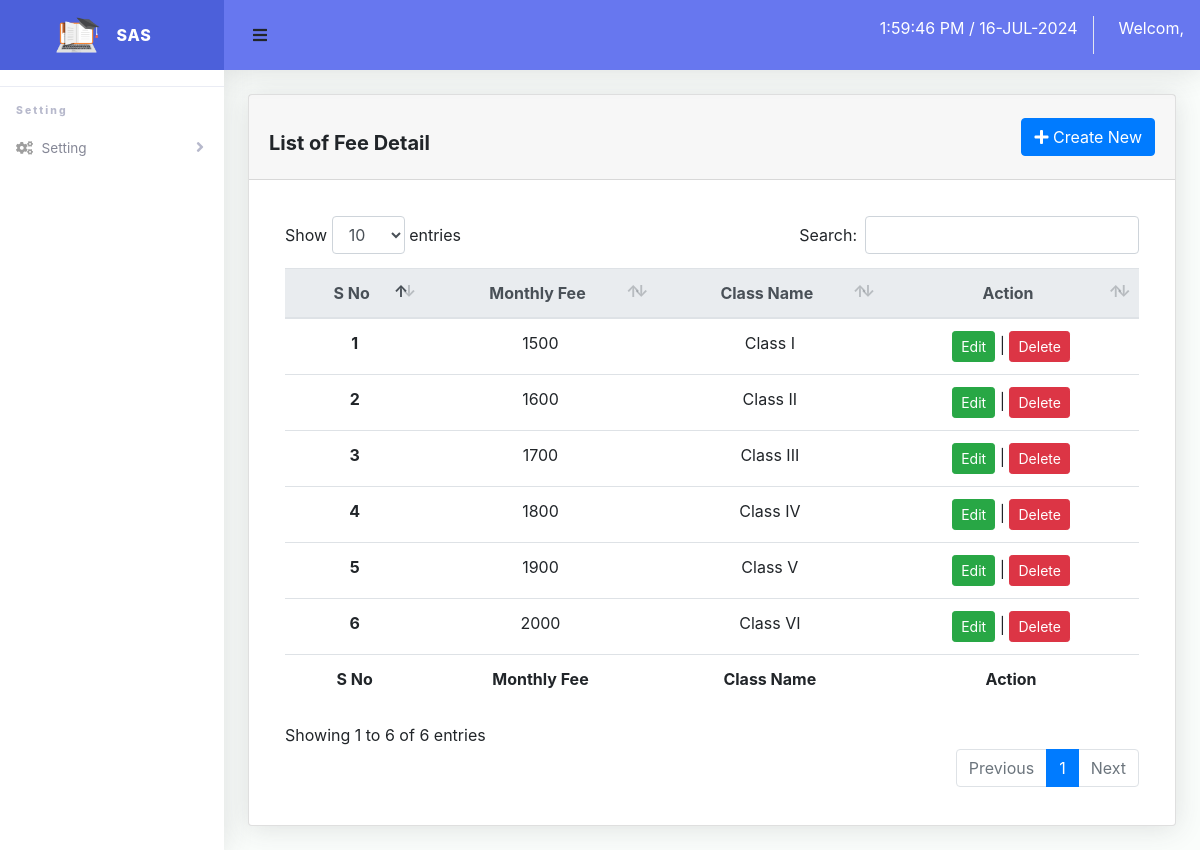
The app's page /admin/fee/fee.php with its own data.
### tables this page shows
CREATE TABLE `fee` (
  `id` int(10) NOT NULL,
  `class_id` int(10) NOT NULL,
  `monthly_fee` decimal(10,0) NOT NULL
);

CREATE TABLE `class` (
  `id` int(10) NOT NULL,
  `name` varchar(255) NOT NULL
);

### include/function.php (called while the page is built, shortened)
<?php
require_once 'config.php';
function query($q)
{
	global $conn;
	$result = mysqli_query($conn, $q);
	if ($result) {
		$data = mysqli_fetch_all($result, MYSQLI_ASSOC);
		return $data;
	} else {
		$msg = array(
			'status' => false,
			'msg' => 'Connection failed: ' . mysqli_error($conn),
		);
	}
	return true;
}

### admin/fee/fee.php (the view, shortened to what this page needs)
<?php
require_once '../../include/header.php';
require_once '../../include/function.php';
$q = "SELECT fee.*, class.name AS class_name FROM fee INNER JOIN class ON fee.class_id = class.id ";
$data = query($q);
?>
<div class="container-fluid">
    <div class="card mb-4">
        <div class="card-header d-flex flex-row align-items-center justify-content-between">
            <h5 class="card-title text-center mt-4 font-weight-bold">List of Fee Detail</h5>
            <button href="create.php" type="button" class="btn btn-primary modal-load" data-toggle="modal" data-target="#exampleModal">
                <i class="fas fa-plus"></i>
                Create New
            </button>
        </div>
        <div class="card-body">
            <div class="table-responsive p-3">
                <table class="table align-items-center table-flush table-hover text-center" id="dataTableHover">
                    <thead class="thead-light">
                        <tr>
                            <th>S No</th>
                            <th>Monthly Fee</th>
                            <th>Class Name</th>
                            <th>Action</th>
                        </tr>
                    </thead>
                    <tfoot>
                        <tr>
                            <th>S No</th>
                            <th>Monthly Fee</th>
                            <th>Class Name</th>
                            <th>Action</th>
                        </tr>
                    </tfoot>
                    <tbody>
                        <?php
                        foreach ($data as $key => $value) {
                            echo  '  <tr class="text-capitalize">
                                        <th>' . $key + 1 . '</th>
                                        <td>' . $value['monthly_fee'] . '</td>
                                        <td> Class ' . $value['class_name'] . '</td>
                                        <td>
                                            <a class="text-white btn btn-success btn-sm modal-load" href="edit.php?id='
                                . $value['id'] . '"data-toggle="modal" data-target="#exampleModal">Edit</a> |
                                            <a class="text-white btn btn-danger btn-sm delete" href="process.php" data-id=' . $value['id'] . '>Delete</a>
                                        </td>
                                    </tr>';
                        }
                        ?>
                    </tbody>
                </table>
            </div>
        </div>
    </div>
</div>
<?php
require_once '../../include/footer.php';
?>

### assets/css/style.css (style rules this page uses)
html { font-family: sans-serif; line-height: 1.15; -webkit-text-size-adjust: 100%; -webkit-tap-highlight-color: transparent }
body { margin: 0; font-family: -apple-system, BlinkMacSystemFont, "Segoe UI", Roboto, "Helvetica Neue", Arial, "Noto Sans", sans-serif, "Apple Color Emoji", "Segoe UI Emoji", "Segoe UI Symbol", "Noto Color Emoji"; font-size: 1rem; font-weight: 400; line-height: 1.5; color: #212529; text-align: left; background-color: #fff }
h1, h2, h3, h4, h5, h6 { margin-top: 0; margin-bottom: .5rem }
a { color: #007bff; text-decoration: none; background-color: transparent }
table { border-collapse: collapse }
th { text-align: inherit }
button { border-radius: 0 }
button, input, optgroup, select, textarea { margin: 0; font-family: inherit; font-size: inherit; line-height: inherit }
button, input { overflow: visible }
button, select { text-transform: none }
[type=button], [type=reset], [type=submit], button { -webkit-appearance: button }
[type=button]:not(:disabled), [type=reset]:not(:disabled), [type=submit]:not(:disabled), button:not(:disabled) { cursor: pointer }
.h1, .h2, .h3, .h4, .h5, .h6, h1, h2, h3, h4, h5, h6 { margin-bottom: .5rem; font-weight: 500; line-height: 1.2 }
.h5, h5 { font-size: 1.25rem }
.container, .container-fluid, .container-lg, .container-md, .container-sm, .container-xl { width: 100%; padding-right: 15px; padding-left: 15px; margin-right: auto; margin-left: auto }
.table { width: 100%; margin-bottom: 1rem; color: #212529 }
.table td, .table th { padding: .75rem; vertical-align: top; border-top: 1px solid #dee2e6 }
.table thead th { vertical-align: bottom; border-bottom: 2px solid #dee2e6 }
.table .thead-light th { color: #495057; background-color: #e9ecef; border-color: #dee2e6 }
.table-responsive { display: block; width: 100%; overflow-x: auto; -webkit-overflow-scrolling: touch }
.btn { display: inline-block; font-weight: 400; color: #212529; text-align: center; vertical-align: middle; -webkit-user-select: none; -moz-user-select: none; -ms-user-select: none; user-select: none; background-color: transparent; border: 1px solid transparent; padding: .375rem .75rem; font-size: 1rem; line-height: 1.5; border-radius: .25rem; transition: color .15s ease-in-out, background-color .15s ease-in-out, border-color .15s ease-in-out, box-shadow .15s ease-in-out }
.btn-sm { padding: .25rem .5rem; font-size: .875rem; line-height: 1.5; border-radius: .2rem }
.btn-primary { color: #fff; background-color: #007bff; border-color: #007bff }
.btn-success { color: #fff; background-color: #28a745; border-color: #28a745 }
.btn-danger { color: #fff; background-color: #dc3545; border-color: #dc3545 }
.card { position: relative; display: -ms-flexbox; display: flex; -ms-flex-direction: column; flex-direction: column; min-width: 0; word-wrap: break-word; background-color: #fff; background-clip: border-box; border: 1px solid rgba(0, 0, 0, .125); border-radius: .25rem }
.card-body { -ms-flex: 1 1 auto; flex: 1 1 auto; min-height: 1px; padding: 1.25rem }
.card-title { margin-bottom: .75rem }
.card-header { padding: .75rem 1.25rem; margin-bottom: 0; background-color: rgba(0, 0, 0, .03); border-bottom: 1px solid rgba(0, 0, 0, .125) }
.d-flex { display: -ms-flexbox !important; display: flex !important }
.flex-row { -ms-flex-direction: row !important; flex-direction: row !important }
.justify-content-between { -ms-flex-pack: justify !important; justify-content: space-between !important }
.align-items-center { -ms-flex-align: center !important; align-items: center !important }
.mt-4, .my-4 { margin-top: 1.5rem !important }
.mb-4, .my-4 { margin-bottom: 1.5rem !important }
.p-3 { padding: 1rem !important }
.text-center { text-align: center !important }
.text-capitalize { text-transform: capitalize !important }
.font-weight-bold { font-weight: 700 !important }
.text-white { color: #fff !important }

### records on screen
fee: monthly_fee "1500", class.name "I"
fee: monthly_fee "1600", class.name "II"
fee: monthly_fee "1700", class.name "III"
fee: monthly_fee "1800", class.name "IV"
fee: monthly_fee "1900", class.name "V"
fee: monthly_fee "2000", class.name "VI"
